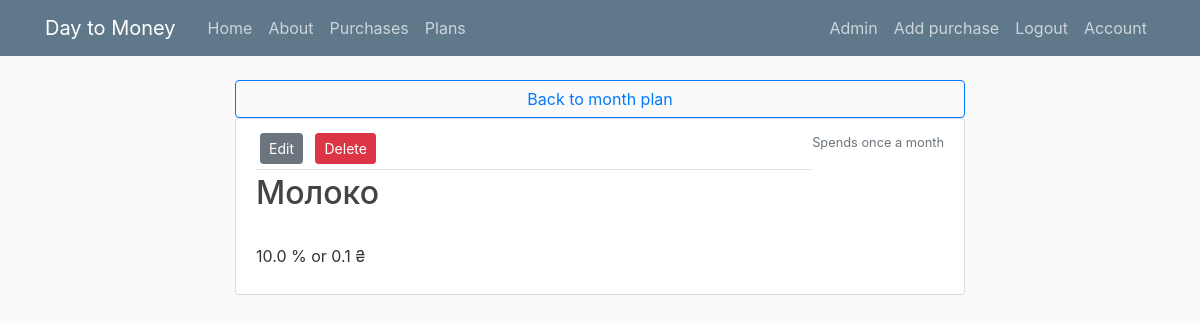
/planning/monthly/2/types/7 (signed in), run on the app's committed database.
### app/models.py (models this page shows)
class Types_of_month_spend(db.Model):
	id = db.Column(db.Integer, primary_key=True)
	name_of_type = db.Column(db.String(40), nullable=True)
	amount_in_percent = db.Column(db.Float, nullable=True)
	amount_in_money = db.Column(db.Float, nullable=True)
	is_default = db.Column(db.Boolean, nullable=True, default=0)
	is_everyday = db.Column(db.Boolean, nullable=True, default=0)
	month_plan = db.Column(db.Integer, db.ForeignKey('month_plans.id'), nullable=True)

### app/month_type/routes.py (the view)
@month_types.route('/planning/monthly/<int:month_plan_id>/types/<int:month_type_id>')
@login_required
def month_type_single(month_type_id, month_plan_id):
	if not current_user.is_authenticated:
		return redirect(url_for('main.home'))
	month_type_expense = Types_of_month_spend.query.get_or_404(month_type_id)
	bla = month_plan_id
	return render_template('month_types/month_type_single.html', title=month_type_expense.name_of_type,
						   month_type=month_type_expense, month_plan_id=bla)

### app/models.py (called while the page is built)
@login_manager.user_loader
def load_user(user_id):
	return Users.query.get(int(user_id))

### app/templates/month_types/month_type_single.html (shortened to what this page needs)
{% extends "layout.html" %} {% block content %}
    <a class="btn btn-outline-primary btn-block" href="{{ url_for('month_plans.month_plan_table_test', month_plan_id=month_plan_id) }}">
        Back to month plan
    </a>
    <article class="media content-section">
        <div class="media-body">
            <div class="article-metadata">
                <div>
                    <a class="btn btn-secondary btn-sm m-1" href="{{ url_for('month_types.edit_month_type', month_plan_id=month_plan_id, month_type_id=month_type.id) }}">
                            Edit
                    </a>
                    <button type="button" class="btn btn-danger btn-sm m-1" data-toggle="modal" data-target="#deleteModal">
                        Delete
                    </button>
                </div>
            </div>
            <h2>
                <a class="article-title">
                    {{ month_type.name_of_type }}
                </a>
            </h2>
            <p class="article-content">
                {{ month_type.amount_in_percent }} % or {{ month_type.amount_in_money }} ₴
            </p>
        </div>
        <a>
            <small class="text-muted">
                {% if month_type.is_everyday %}
                    Spends everyday
                {% else %}
                    Spends once a month
                {% endif %}
            </small>
        </a>
    </article>
{% endblock content %}

### app/static/css/main.css (style rules this page uses)
body { background: #fafafa; color: #333333; margin-top: 5rem; }
h1, h2, h3, h4, h5, h6 { color: #444444; }
.content-section { background: #ffffff; padding: 10px 20px; border: 1px solid #dddddd; border-radius: 3px; margin-bottom: 20px; }
.article-title { color: #444444; }
.article-content { white-space: pre-line; }
.article-metadata { padding-bottom: 1px; margin-bottom: 4px; border-bottom: 1px solid #e3e3e3 }

### data on the page
Types_of_month_spend: name_of_type "Молоко", amount_in_percent "10.0", amount_in_money "0.1"
